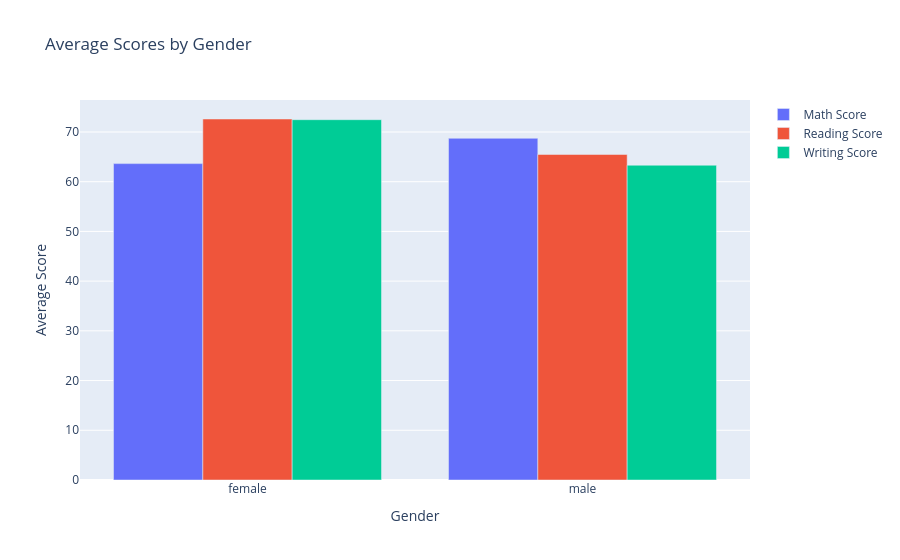

Notebook source saved alongside this figure:
### Markdown cell above
**Let's get some viz out there**

### Code cell
# Average Gender Intelligence: Correlation between gender and scores
gender_scores = students.groupby('gender').mean(numeric_only=True)
display(gender_scores)
fig = go.Figure(data=[
    go.Bar(name='Math Score', x=gender_scores.index, y= gender_scores['math score']),
    go.Bar(name='Reading Score', x=gender_scores.index, y= gender_scores['reading score']),
    go.Bar(name='Writing Score', x=gender_scores.index, y= gender_scores['writing score'])
])
fig.update_layout(barmode='group', title='Average Scores by Gender', xaxis_title='Gender', yaxis_title='Average Score')
fig.show()

### Figure 1 — Plotly figure (JSON) as saved in the notebook; plotly's stock layout.template omitted (floating-point values rounded to 4 significant figures)
{"data": [{"name": "Math Score", "type": "bar", "x": ["female", "male"], "y": [63.63, 68.73]}, {"name": "Reading Score", "type": "bar", "x": ["female", "male"], "y": [72.61, 65.47]}, {"name": "Writing Score", "type": "bar", "x": ["female", "male"], "y": [72.47, 63.31]}], "layout": {"barmode": "group", "title": {"text": "Average Scores by Gender"}, "xaxis": {"title": {"text": "Gender"}}, "yaxis": {"title": {"text": "Average Score"}}}}
